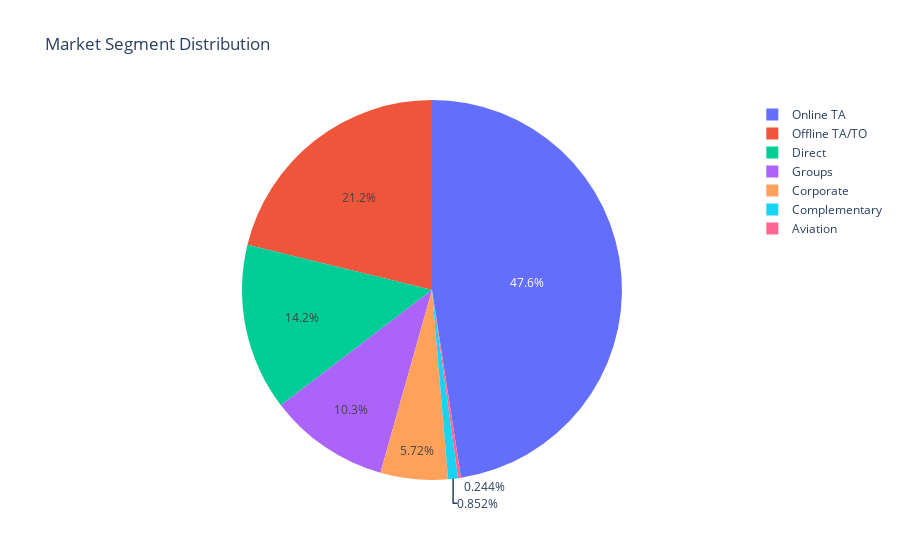

The cell this chart's notebook holds for it:
### Code cell
import plotly.express as px
import pandas as pd

# Assuming you have your data loaded into a DataFrame named clean_df
# If not, replace this with your data loading code

# Count the occurrences of each market segment
market_segment_counts = clean_df['market_segment'].value_counts().reset_index()

# Rename columns for clarity
market_segment_counts.columns = ['market_segment', 'count']

# Create a pie chart
fig = px.pie(market_segment_counts, 
             values='count',  # This should be the count, not the market_segment column
             names='market_segment',
             title='Market Segment Distribution')

fig.show()

### Figure 1 — Plotly figure (JSON) as saved in the notebook; plotly's stock layout.template omitted (floating-point values rounded to 4 significant figures)
{"data": [{"domain": {"x": [0, 1], "y": [0, 1]}, "hovertemplate": "market_segment=%{label}<br>count=%{value}<extra></extra>", "labels": ["Online TA", "Offline TA/TO", "Direct", "Groups", "Corporate", "Complementary", "Aviation"], "legendgroup": "", "name": "", "showlegend": true, "type": "pie", "values": [35673, 15880, 10648, 7697, 4291, 639, 183]}], "layout": {"autosize": true, "legend": {"tracegroupgap": 0}, "title": {"text": "Market Segment Distribution"}}}
